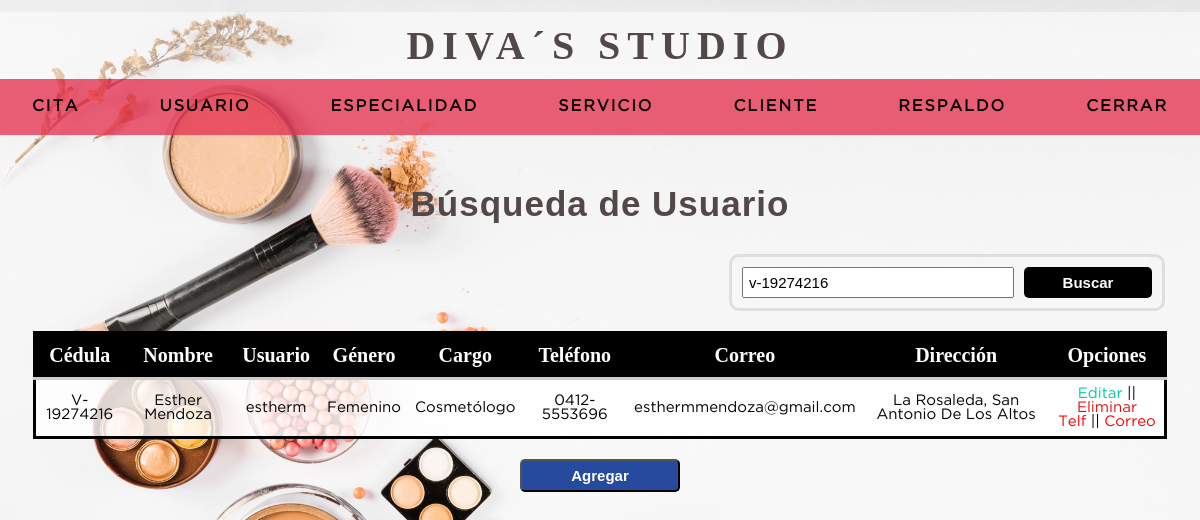
/buscar_usuario.php?busqueda=V-19274216 (signed in), run on an earlier commit of the app's database.
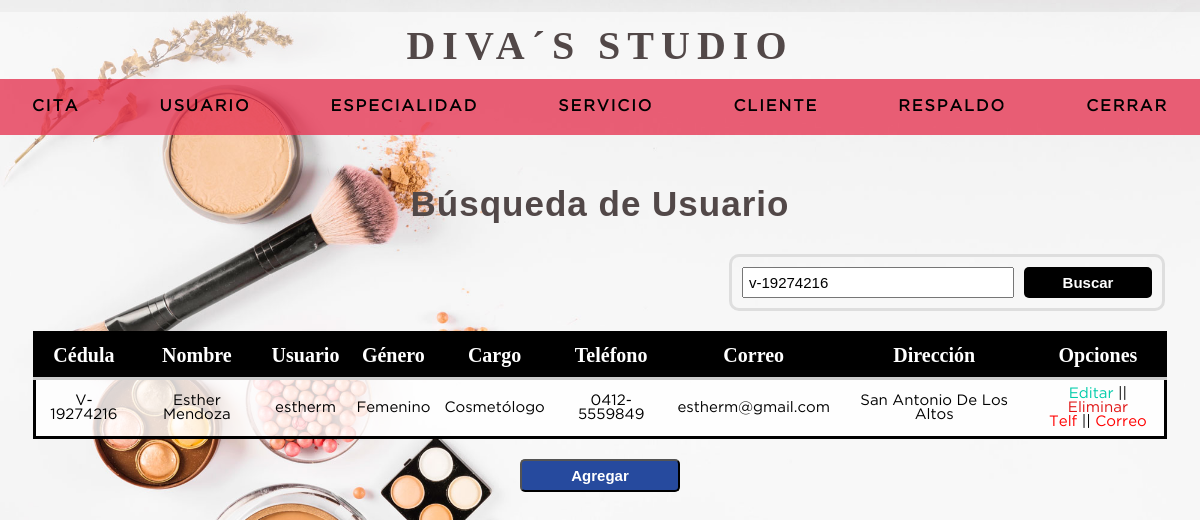
And on a later commit of the database.
### tables this page shows
CREATE TABLE `usuario` (
  `ci_usuario` varchar(20) NOT NULL,
  `nombreu` varchar(50) NOT NULL,
  `apellidou` varchar(50) NOT NULL,
  `usuario` varchar(30) NOT NULL,
  `clave` varchar(50) NOT NULL,
  `codgenero` int(11) NOT NULL,
  `idrol` int(11) NOT NULL,
  `direccion` varchar(200) NOT NULL,
  `fechaingreso` timestamp NOT NULL DEFAULT current_timestamp(),
  `estatus` int(1) NOT NULL DEFAULT 1,
  PRIMARY KEY (`ci_usuario`) USING BTREE,
  KEY `idrol` (`idrol`),
  KEY `codgenero` (`codgenero`),
  CONSTRAINT `usuario-genero` FOREIGN KEY (`codgenero`) REFERENCES `genero` (`codgenero`) ON DELETE CASCADE ON UPDATE CASCADE,
  CONSTRAINT `usuario-rol` FOREIGN KEY (`idrol`) REFERENCES `rol` (`idrol`) ON DELETE CASCADE ON UPDATE CASCADE
);

CREATE TABLE `telefono_usuario` (
  `ci_usuario` varchar(20) NOT NULL,
  `idarea` int(11) NOT NULL,
  `telefono_usuario` int(11) NOT NULL,
  PRIMARY KEY (`ci_usuario`,`idarea`,`telefono_usuario`) USING BTREE,
  KEY `idarea` (`idarea`),
  CONSTRAINT `telefono_usuario_ibfk_1` FOREIGN KEY (`ci_usuario`) REFERENCES `usuario` (`ci_usuario`) ON DELETE CASCADE ON UPDATE CASCADE,
  CONSTRAINT `telefono_usuario_ibfk_2` FOREIGN KEY (`idarea`) REFERENCES `area` (`idarea`) ON DELETE CASCADE ON UPDATE CASCADE
);

CREATE TABLE `correo_usuario` (
  `ci_usuario` varchar(20) NOT NULL,
  `correo_usuario` varchar(50) NOT NULL,
  `iddominio` int(11) NOT NULL,
  PRIMARY KEY (`ci_usuario`,`correo_usuario`,`iddominio`) USING BTREE,
  KEY `iddominio` (`iddominio`),
  CONSTRAINT `correo_usuario_ibfk_1` FOREIGN KEY (`ci_usuario`) REFERENCES `usuario` (`ci_usuario`) ON DELETE CASCADE ON UPDATE CASCADE,
  CONSTRAINT `correo_usuario_ibfk_2` FOREIGN KEY (`iddominio`) REFERENCES `dominio` (`iddominio`) ON DELETE CASCADE ON UPDATE CASCADE
);

CREATE TABLE `genero` (
  `codgenero` int(11) NOT NULL AUTO_INCREMENT,
  `descripcion` varchar(30) NOT NULL,
  PRIMARY KEY (`codgenero`)
);

CREATE TABLE `rol` (
  `idrol` int(11) NOT NULL AUTO_INCREMENT,
  `nombrerol` varchar(20) NOT NULL,
  PRIMARY KEY (`idrol`)
);

CREATE TABLE `area` (
  `idarea` int(11) NOT NULL AUTO_INCREMENT,
  `descripcion_area` varchar(20) NOT NULL,
  PRIMARY KEY (`idarea`)
);

CREATE TABLE `dominio` (
  `iddominio` int(11) NOT NULL AUTO_INCREMENT,
  `descripcion_dominio` varchar(20) NOT NULL,
  PRIMARY KEY (`iddominio`)
);

### buscar_usuario.php (the view, shortened to what this page needs)
<html lang="en">
	<head>
		<?php include "includes/scripts.php";?>
	</head>
	<body>
	<?php
		include "includes/headeruser.php";
	?>
	<section class="container" >
		<?php
			$busqueda =strtolower ($_REQUEST['busqueda']);
		?>
		<h2>Búsqueda de Usuario</h2>
		<form action="buscar_usuario.php" method="get" class="form_search">
			<input type="text" name="busqueda" id="busqueda" placeholder="Buscar" value="<?php echo $busqueda;?>">
			<input type="submit" value="Buscar" class="btn_search" placeholder="Buscar">
		</form>
			<table>
				<tr>
					<th>Cédula</th>
					<th>Nombre </th>
					<th>Usuario</th>
					<th>Género</th>
					<th>Cargo</th>
					<th>Teléfono</th>
					<th>Correo</th>
					<th>Dirección</th>
					<th>Opciones</th>
				</tr>
	<?php
		include 'includes/conexion.php';
		$query= mysqli_query($conexion, "SELECT u.ci_usuario, u.nombreu, u.apellidou, u.usuario, g.descripcion, u.direccion, r.nombrerol,
												telf.telefono_usuario, a.descripcion_area, co.correo_usuario, dom.descripcion_dominio
												FROM usuario u
												INNER JOIN genero g      ON u.codgenero = g.codgenero
												INNER JOIN rol r         ON u.idrol = r.idrol
												INNER JOIN telefono_usuario telf ON u.ci_usuario = telf.ci_usuario
												INNER JOIN area a                ON telf.idarea = a.idarea
												INNER JOIN correo_usuario co ON u.ci_usuario = co.ci_usuario
												INNER JOIN dominio dom       ON co.iddominio = dom.iddominio
												WHERE
													(u.ci_usuario like '%$busqueda%' OR
													u.usuario like '%$busqueda%' OR
													u.nombreu like '%$busqueda%' OR
													u.apellidou like '%$busqueda%' OR
													g.descripcion like '%$busqueda%' OR
													u.direccion like '%$busqueda%' OR
													r.nombrerol like '%$busqueda%' OR
													telf.telefono_usuario like '%$busqueda%' OR
													a.descripcion_area like '%$busqueda%' OR
													co.correo_usuario like '%$busqueda%' OR
													dom.descripcion_dominio like '%$busqueda%')
												AND estatus= 1");
		while($mostrar=mysqli_fetch_array($query)) {
	?>
			<tr>
				<td><?php echo $mostrar['ci_usuario']?></td>
				<td><?php echo $mostrar['nombreu']. " " .$mostrar['apellidou']?></td>
				<td><?php echo $mostrar['usuario']?></td>
				<td><?php echo $mostrar['descripcion']?></td>
				<td><?php echo $mostrar['nombrerol']?></td>
				<td><?php echo $mostrar['descripcion_area']; echo $mostrar['telefono_usuario']?></td>
				<td><?php echo $mostrar['correo_usuario']; echo $mostrar['descripcion_dominio']?></td>
				<td><?php echo $mostrar['direccion']?></td>
				<td><a class="edit" href="editar_usuario.php?ci=<?php echo $mostrar['ci_usuario']?>">Editar</a>
				<?php if (!empty($mostrar['ci_usuario']))
						{
					?>
						||
					<a class="delete" href="eliminar_usuario.php?ci=<?php echo $mostrar['ci_usuario']?>">Eliminar</a>
					<br>
					<a class="mas" href="listado-telefono_usuario.php?ci=<?php echo $mostrar['ci_usuario']?>">Telf<a/>
						||
					<a class="mas" href="listado-correo_usuario.php?ci=<?php echo $mostrar['ci_usuario']?>">Correo<a/>
				<?php
					}
				?>
				</td>
			</tr>
	<?php
		}
	?>
			</table>
			<input type="submit" value="Agregar" class="agregar" onclick="location.href='agregar_usuario.php'">
		</section>
	</body>
</html>

What changed in the data, as far as the page shows it:
changed usuario "Esther": telefono_usuario.telefono_usuario "5553696" → "5559849"; correo_usuario.correo_usuario "esthermmendoza" → "estherm"; direccion "La Rosaleda, San Antonio De Los Altos" → "San Antonio De Los Altos"
